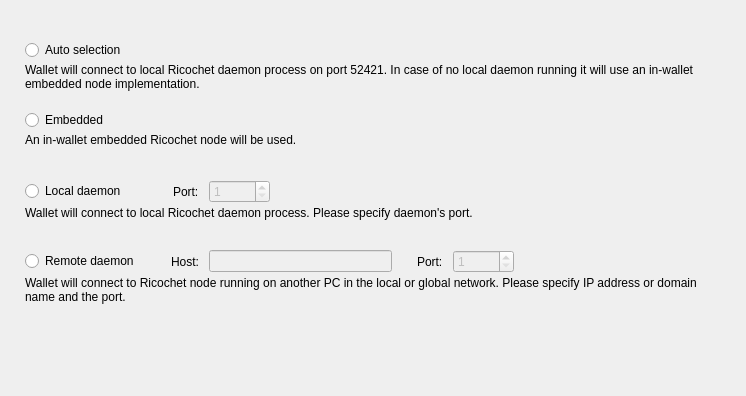
<?xml version="1.0" encoding="UTF-8"?>
<ui version="4.0">
 <class>ConnectionOptionsFrame</class>
 <widget class="QFrame" name="ConnectionOptionsFrame">
  <property name="geometry">
   <rect>
    <x>0</x>
    <y>0</y>
    <width>746</width>
    <height>396</height>
   </rect>
  </property>
  <property name="windowTitle">
   <string>Frame</string>
  </property>
  <property name="frameShape">
   <enum>QFrame::NoFrame</enum>
  </property>
  <property name="frameShadow">
   <enum>QFrame::Raised</enum>
  </property>
  <layout class="QVBoxLayout" name="verticalLayout_5">
   <property name="spacing">
    <number>0</number>
   </property>
   <property name="leftMargin">
    <number>25</number>
   </property>
   <property name="topMargin">
    <number>40</number>
   </property>
   <property name="rightMargin">
    <number>49</number>
   </property>
   <item>
    <widget class="QWidget" name="widget" native="true">
     <property name="sizePolicy">
      <sizepolicy hsizetype="Preferred" vsizetype="Fixed">
       <horstretch>0</horstretch>
       <verstretch>0</verstretch>
      </sizepolicy>
     </property>
     <property name="minimumSize">
      <size>
       <width>0</width>
       <height>70</height>
      </size>
     </property>
     <property name="maximumSize">
      <size>
       <width>16777215</width>
       <height>70</height>
      </size>
     </property>
     <layout class="QVBoxLayout" name="verticalLayout" stretch="0,1">
      <property name="spacing">
       <number>3</number>
      </property>
      <property name="leftMargin">
       <number>0</number>
      </property>
      <property name="topMargin">
       <number>0</number>
      </property>
      <property name="rightMargin">
       <number>0</number>
      </property>
      <property name="bottomMargin">
       <number>0</number>
      </property>
      <item>
       <widget class="QRadioButton" name="m_autoRadio">
        <property name="text">
         <string>Auto selection</string>
        </property>
        <attribute name="buttonGroup">
         <string notr="true">m_connectionButtonGroup</string>
        </attribute>
       </widget>
      </item>
      <item alignment="Qt::AlignTop">
       <widget class="WalletGui::WalletSmallGrayTextLabel" name="m_autoHelperLabel">
        <property name="text">
         <string>Wallet will connect to local Ricochet daemon process on port 52421. In case of no local daemon running it will use an in-wallet embedded node implementation.</string>
        </property>
        <property name="alignment">
         <set>Qt::AlignLeading|Qt::AlignLeft|Qt::AlignTop</set>
        </property>
        <property name="wordWrap">
         <bool>true</bool>
        </property>
        <property name="indent">
         <number>0</number>
        </property>
       </widget>
      </item>
     </layout>
    </widget>
   </item>
   <item>
    <widget class="QWidget" name="widget_2" native="true">
     <property name="sizePolicy">
      <sizepolicy hsizetype="Preferred" vsizetype="Fixed">
       <horstretch>0</horstretch>
       <verstretch>0</verstretch>
      </sizepolicy>
     </property>
     <property name="minimumSize">
      <size>
       <width>0</width>
       <height>70</height>
      </size>
     </property>
     <property name="maximumSize">
      <size>
       <width>16777215</width>
       <height>70</height>
      </size>
     </property>
     <layout class="QVBoxLayout" name="verticalLayout_2" stretch="0,1">
      <property name="spacing">
       <number>3</number>
      </property>
      <property name="leftMargin">
       <number>0</number>
      </property>
      <property name="topMargin">
       <number>0</number>
      </property>
      <property name="rightMargin">
       <number>0</number>
      </property>
      <property name="bottomMargin">
       <number>0</number>
      </property>
      <item>
       <widget class="QRadioButton" name="m_embeddedRadio">
        <property name="text">
         <string>Embedded</string>
        </property>
        <attribute name="buttonGroup">
         <string notr="true">m_connectionButtonGroup</string>
        </attribute>
       </widget>
      </item>
      <item alignment="Qt::AlignTop">
       <widget class="WalletGui::WalletSmallGrayTextLabel" name="m_embeddedHelperLabel">
        <property name="text">
         <string>An in-wallet embedded Ricochet node will be used.</string>
        </property>
        <property name="alignment">
         <set>Qt::AlignLeading|Qt::AlignLeft|Qt::AlignTop</set>
        </property>
        <property name="wordWrap">
         <bool>true</bool>
        </property>
        <property name="indent">
         <number>0</number>
        </property>
       </widget>
      </item>
     </layout>
    </widget>
   </item>
   <item>
    <widget class="QWidget" name="widget_3" native="true">
     <property name="sizePolicy">
      <sizepolicy hsizetype="Preferred" vsizetype="Fixed">
       <horstretch>0</horstretch>
       <verstretch>0</verstretch>
      </sizepolicy>
     </property>
     <property name="minimumSize">
      <size>
       <width>0</width>
       <height>70</height>
      </size>
     </property>
     <property name="maximumSize">
      <size>
       <width>16777215</width>
       <height>70</height>
      </size>
     </property>
     <layout class="QVBoxLayout" name="verticalLayout_3" stretch="0,1">
      <property name="spacing">
       <number>3</number>
      </property>
      <property name="leftMargin">
       <number>0</number>
      </property>
      <property name="topMargin">
       <number>0</number>
      </property>
      <property name="rightMargin">
       <number>0</number>
      </property>
      <property name="bottomMargin">
       <number>0</number>
      </property>
      <item>
       <layout class="QHBoxLayout" name="horizontalLayout">
        <property name="spacing">
         <number>10</number>
        </property>
        <item>
         <widget class="QRadioButton" name="m_localRadio">
          <property name="text">
           <string>Local daemon</string>
          </property>
          <attribute name="buttonGroup">
           <string notr="true">m_connectionButtonGroup</string>
          </attribute>
         </widget>
        </item>
        <item>
         <spacer name="horizontalSpacer">
          <property name="orientation">
           <enum>Qt::Horizontal</enum>
          </property>
          <property name="sizeType">
           <enum>QSizePolicy::Fixed</enum>
          </property>
          <property name="sizeHint" stdset="0">
           <size>
            <width>37</width>
            <height>20</height>
           </size>
          </property>
         </spacer>
        </item>
        <item>
         <widget class="QLabel" name="label">
          <property name="text">
           <string>Port:</string>
          </property>
         </widget>
        </item>
        <item alignment="Qt::AlignVCenter">
         <widget class="QSpinBox" name="m_localPortSpin">
          <property name="enabled">
           <bool>false</bool>
          </property>
          <property name="minimum">
           <number>1</number>
          </property>
          <property name="maximum">
           <number>65535</number>
          </property>
          <property name="value">
           <number>1</number>
          </property>
         </widget>
        </item>
        <item>
         <spacer name="horizontalSpacer_2">
          <property name="orientation">
           <enum>Qt::Horizontal</enum>
          </property>
          <property name="sizeHint" stdset="0">
           <size>
            <width>40</width>
            <height>20</height>
           </size>
          </property>
         </spacer>
        </item>
       </layout>
      </item>
      <item alignment="Qt::AlignTop">
       <widget class="WalletGui::WalletSmallGrayTextLabel" name="m_localHelperLabel">
        <property name="text">
         <string>Wallet will connect to local Ricochet daemon process. Please specify daemon's port.</string>
        </property>
        <property name="alignment">
         <set>Qt::AlignLeading|Qt::AlignLeft|Qt::AlignTop</set>
        </property>
        <property name="wordWrap">
         <bool>true</bool>
        </property>
        <property name="indent">
         <number>0</number>
        </property>
       </widget>
      </item>
     </layout>
    </widget>
   </item>
   <item>
    <widget class="QWidget" name="widget_4" native="true">
     <property name="sizePolicy">
      <sizepolicy hsizetype="Preferred" vsizetype="Fixed">
       <horstretch>0</horstretch>
       <verstretch>0</verstretch>
      </sizepolicy>
     </property>
     <property name="minimumSize">
      <size>
       <width>0</width>
       <height>70</height>
      </size>
     </property>
     <property name="maximumSize">
      <size>
       <width>16777215</width>
       <height>70</height>
      </size>
     </property>
     <layout class="QVBoxLayout" name="verticalLayout_4" stretch="0,1">
      <property name="spacing">
       <number>3</number>
      </property>
      <property name="leftMargin">
       <number>0</number>
      </property>
      <property name="topMargin">
       <number>0</number>
      </property>
      <property name="rightMargin">
       <number>0</number>
      </property>
      <property name="bottomMargin">
       <number>0</number>
      </property>
      <item>
       <layout class="QHBoxLayout" name="horizontalLayout_2">
        <property name="spacing">
         <number>10</number>
        </property>
        <item>
         <widget class="QRadioButton" name="m_remoteRadio">
          <property name="text">
           <string>Remote daemon</string>
          </property>
          <attribute name="buttonGroup">
           <string notr="true">m_connectionButtonGroup</string>
          </attribute>
         </widget>
        </item>
        <item>
         <spacer name="horizontalSpacer_3">
          <property name="orientation">
           <enum>Qt::Horizontal</enum>
          </property>
          <property name="sizeType">
           <enum>QSizePolicy::Fixed</enum>
          </property>
          <property name="sizeHint" stdset="0">
           <size>
            <width>22</width>
            <height>20</height>
           </size>
          </property>
         </spacer>
        </item>
        <item>
         <widget class="QLabel" name="label_2">
          <property name="text">
           <string>Host:</string>
          </property>
         </widget>
        </item>
        <item>
         <widget class="QLineEdit" name="m_remoteHostEdit">
          <property name="enabled">
           <bool>false</bool>
          </property>
         </widget>
        </item>
        <item>
         <spacer name="horizontalSpacer_5">
          <property name="orientation">
           <enum>Qt::Horizontal</enum>
          </property>
          <property name="sizeType">
           <enum>QSizePolicy::Fixed</enum>
          </property>
          <property name="sizeHint" stdset="0">
           <size>
            <width>15</width>
            <height>20</height>
           </size>
          </property>
         </spacer>
        </item>
        <item>
         <widget class="QLabel" name="label_3">
          <property name="text">
           <string>Port:</string>
          </property>
         </widget>
        </item>
        <item alignment="Qt::AlignVCenter">
         <widget class="QSpinBox" name="m_remotePortSpin">
          <property name="enabled">
           <bool>false</bool>
          </property>
          <property name="minimum">
           <number>1</number>
          </property>
          <property name="maximum">
           <number>65535</number>
          </property>
          <property name="value">
           <number>1</number>
          </property>
         </widget>
        </item>
        <item>
         <spacer name="horizontalSpacer_4">
          <property name="orientation">
           <enum>Qt::Horizontal</enum>
          </property>
          <property name="sizeHint" stdset="0">
           <size>
            <width>40</width>
            <height>20</height>
           </size>
          </property>
         </spacer>
        </item>
       </layout>
      </item>
      <item alignment="Qt::AlignTop">
       <widget class="WalletGui::WalletSmallGrayTextLabel" name="m_remoteHelperLabel">
        <property name="text">
         <string>Wallet will connect to Ricochet node running on another PC in the local or global network. Please specify IP address or domain name and the port.</string>
        </property>
        <property name="alignment">
         <set>Qt::AlignLeading|Qt::AlignLeft|Qt::AlignTop</set>
        </property>
        <property name="wordWrap">
         <bool>true</bool>
        </property>
        <property name="indent">
         <number>0</number>
        </property>
       </widget>
      </item>
     </layout>
    </widget>
   </item>
   <item>
    <spacer name="verticalSpacer">
     <property name="orientation">
      <enum>Qt::Vertical</enum>
     </property>
     <property name="sizeHint" stdset="0">
      <size>
       <width>665</width>
       <height>61</height>
      </size>
     </property>
    </spacer>
   </item>
  </layout>
 </widget>
 <customwidgets>
  <customwidget>
   <class>WalletGui::WalletSmallGrayTextLabel</class>
   <extends>QLabel</extends>
   <header>Gui/Common/WalletTextLabel.h</header>
  </customwidget>
 </customwidgets>
 <resources/>
 <connections>
  <connection>
   <sender>m_remoteHostEdit</sender>
   <signal>textChanged(QString)</signal>
   <receiver>ConnectionOptionsFrame</receiver>
   <slot>remoteHostNameChanged(QString)</slot>
   <hints>
    <hint type="sourcelabel">
     <x>390</x>
     <y>319</y>
    </hint>
    <hint type="destinationlabel">
     <x>372</x>
     <y>197</y>
    </hint>
   </hints>
  </connection>
  <connection>
   <sender>m_connectionButtonGroup</sender>
   <signal>buttonClicked(int)</signal>
   <receiver>ConnectionOptionsFrame</receiver>
   <slot>connectionButtonClicked(int)</slot>
   <hints>
    <hint type="sourcelabel">
     <x>-1</x>
     <y>-1</y>
    </hint>
    <hint type="destinationlabel">
     <x>372</x>
     <y>197</y>
    </hint>
   </hints>
  </connection>
  <connection>
   <sender>m_remoteRadio</sender>
   <signal>toggled(bool)</signal>
   <receiver>m_remoteHostEdit</receiver>
   <slot>setEnabled(bool)</slot>
   <hints>
    <hint type="sourcelabel">
     <x>88</x>
     <y>264</y>
    </hint>
    <hint type="destinationlabel">
     <x>312</x>
     <y>263</y>
    </hint>
   </hints>
  </connection>
  <connection>
   <sender>m_remoteRadio</sender>
   <signal>toggled(bool)</signal>
   <receiver>m_remotePortSpin</receiver>
   <slot>setEnabled(bool)</slot>
   <hints>
    <hint type="sourcelabel">
     <x>88</x>
     <y>264</y>
    </hint>
    <hint type="destinationlabel">
     <x>498</x>
     <y>263</y>
    </hint>
   </hints>
  </connection>
  <connection>
   <sender>m_localRadio</sender>
   <signal>toggled(bool)</signal>
   <receiver>m_localPortSpin</receiver>
   <slot>setEnabled(bool)</slot>
   <hints>
    <hint type="sourcelabel">
     <x>81</x>
     <y>194</y>
    </hint>
    <hint type="destinationlabel">
     <x>270</x>
     <y>193</y>
    </hint>
   </hints>
  </connection>
 </connections>
 <slots>
  <slot>remoteHostNameChanged(QString)</slot>
  <slot>connectionButtonClicked(int)</slot>
 </slots>
 <buttongroups>
  <buttongroup name="m_connectionButtonGroup"/>
 </buttongroups>
</ui>
